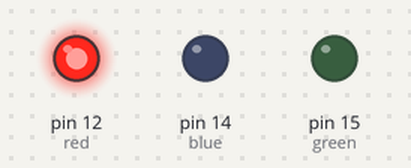
Bench run of a sketch on a simulated Arduino Uno, built with avr-gcc and run on an emulated ATmega328P. Parts: output pins drawn as LEDs (lit = HIGH). What the sketch prints to the serial monitor is not drawn.

Above: at 0.5 s.
At 1.5 s:
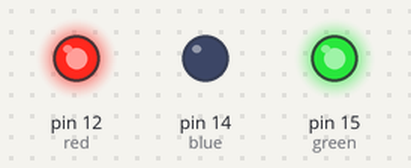
At 2.5 s:
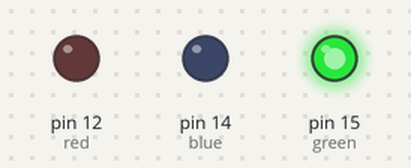
At 3.5 s:
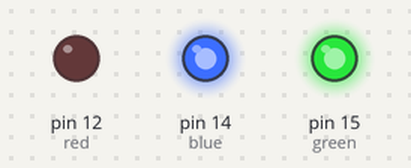
At 5.5 s:
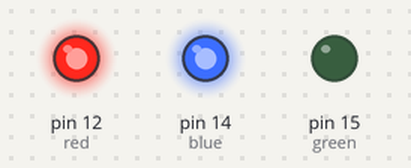
At 7.0 s:
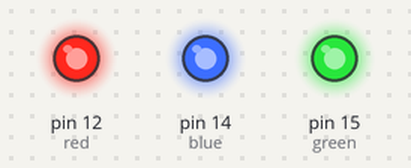
Timing chart, 0 to 10.4 s (numbered marks = the images above):
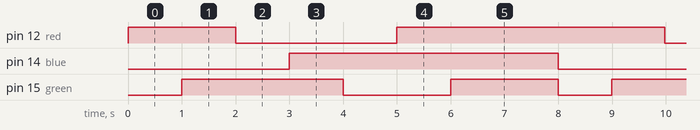

The sketch:

Project2_7_Color_Blink.ino
```cpp
const int red = 12;
const int green = 15;
const int blue = 14;

int time = 1000;
int multiple = 2;

void setup() {
  Serial.begin(9600);
  pinMode(red, OUTPUT);
  pinMode(green, OUTPUT);
  pinMode(blue, OUTPUT);
}

void loop() {
  Serial.println(time);
  digitalWrite(red, HIGH);
  delay(time);
  digitalWrite(green, HIGH);
  delay(time);
  digitalWrite(red, LOW);
  delay(time);
  digitalWrite(blue, HIGH);
  delay(time);
  digitalWrite(green, LOW);
  delay(time);
  digitalWrite(red, HIGH);
  delay(time);
  digitalWrite(green, HIGH);
  delay(time * multiple);
  digitalWrite(blue, LOW);
  digitalWrite(green, LOW);
  time = time - 10;
  if (time == 0) time = 1000;
}
```

Measured:
- by itself, pin 12 (red): repeats every 8.0 s: LOW 3.0 s, HIGH 5.0 s
- by itself, pin 14 (blue): alternates HIGH for 4.9 s and LOW for 2.9 s
- by itself, pin 15 (green): repeats every 8.0 s: LOW 2.0 s, HIGH 2.0 s, LOW 0.99 s, HIGH 3.0 s
